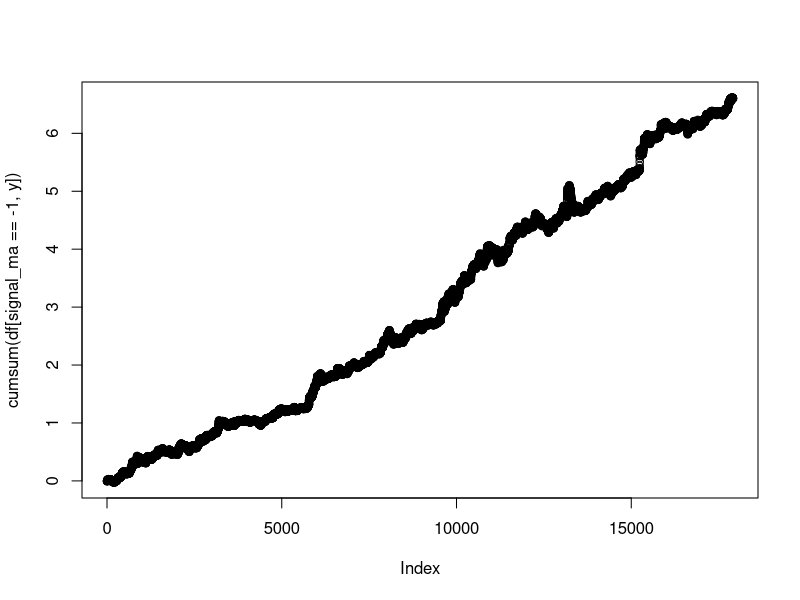

Here is the R script that generated this plot:
# source('/home/serg/projects/quant_r')
install.packages("zoo")
# library("ggplot2")
library("dplyr")
library("data.table")
library('zoo')
# library("anytime")

df <- read.csv('binance.csv')
df <- as.data.table(df)
# df$Time <- anydate(df$Time)
df$time <- as.Date(df$time)

signal_bound <- function(point, level, k) {
  upper_bound <- point + (level * k)
  lower_bound <- point - (level * k)
  signal <- ifelse(point > upper_bound, 1, 0)
  signal <- ifelse(point < lower_bound, -1, signal)
  return(signal)
}

df[, ':='(
    'day' = as.numeric(format(df$time, format = "%d")),
#TODO change data formate for intraday data
    'hour' = as.numeric(format(df$time, format = "%h")),
    'minute' = as.numeric(format(df$time, format = "%Min")),
    'return' = (lag(close, 1) / close) - 1,
    'y' = (lead(close, 3) / close) - 1
)]
# df = na.omit(df, cols = c('return'))

df[, ':='(
    'ma_chg' = frollmean(return, n = 500, fill = NA, align = "center"),
    'resSigma1' = lag(high) * (1 + rollapply(return, 360, sd)),
    'resSigma2' = lag(high) * (1 + 2 * (rollapply(return, 360, sd))),
    'resSigma3' = lag(high) * (1 + 3 * (rollapply(return, 360, sd))),
    'supSigma1' = lag(low) * (1 - rollapply(return, 360, sd)),
    'supSigma2' = lag(low) * (1 - 2 * (rollapply(return, 360, sd))),
    'supSigma3' = lag(low) * (1 - 3 * (rollapply(return, 360, sd)))
)]

# Create signals
df[, ':='(
    'signal_ma' = signal_bound(return, ma_chg, 1),
    'signal_res_s1' = ifelse(high > resSigma1, 1, 0),
    'signal_res_s2' = ifelse(high > resSigma2, 1, 0),
    'signal_res_s3' = ifelse(high > resSigma3, 1, 0),
    'signal_sup_s1' = ifelse(low > supSigma1, 1, 0),
    'signal_sup_s2' = ifelse(low > supSigma2, 1, 0),
    'signal_sup_s3' = ifelse(low > supSigma3, 1, 0)
)]
# ggplot(df, aes(x = return, col = resSigma1)) +
#   geom_density() + scale_x_continuous(breaks = seq(-0.01, 0.01, 0.001))
plot(cumsum(df[signal_ma == -1, y]))
mean(df[signal_ma == -1, y])


